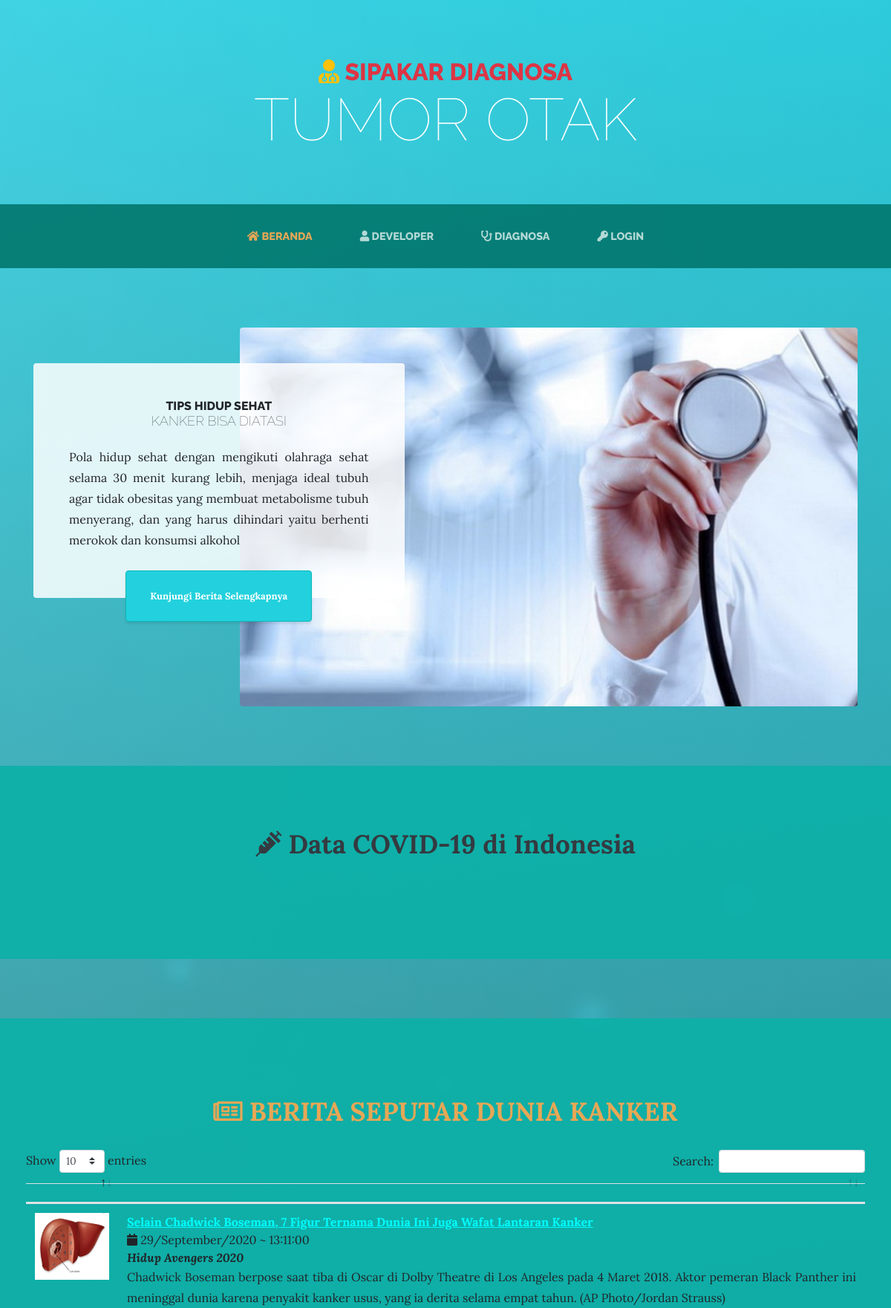
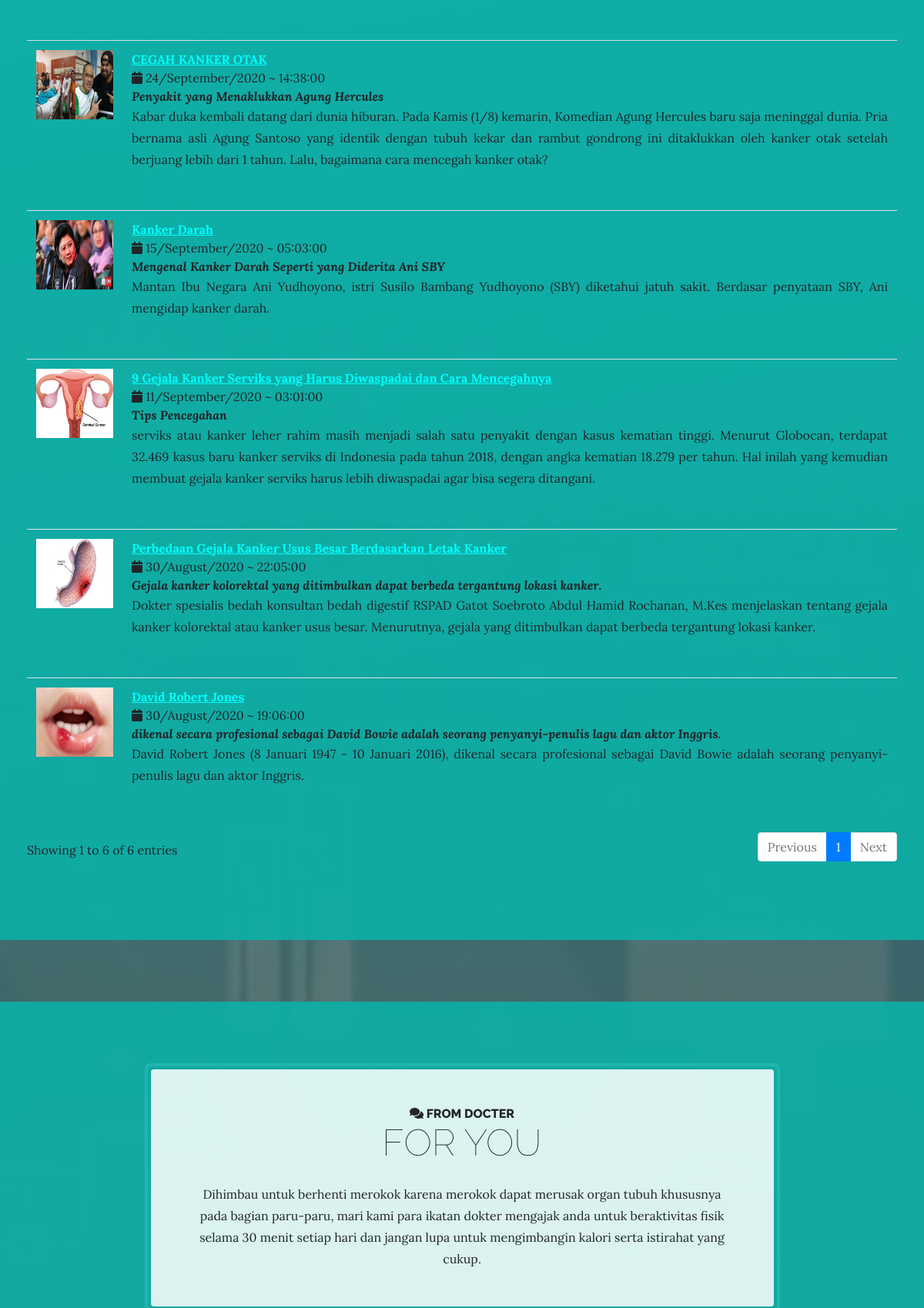
The page / (upper part) on the database its author committed (2 pictures, top to bottom).
### tables this page shows
CREATE TABLE `berita` (
  `id` int(11) NOT NULL,
  `judulberita` varchar(300) NOT NULL,
  `subjudul` varchar(255) NOT NULL,
  `sekilas` varchar(2000) NOT NULL,
  `isiberita` varchar(6000) NOT NULL,
  `foto` varchar(255) NOT NULL,
  `tanggal` date NOT NULL,
  `waktu` time NOT NULL
);

### application/views/template_dashboard_utama/wrapper.php (called while the page is built, shortened)
<?php
    require_once('head.php');
    require_once('header.php');
    require_once('content.php');
    require_once('js.php');
?>

### application/controllers/Welcome.php (called while the page is built, shortened)
<?php
class Welcome extends CI_Controller
{
	public function __construct()
	{
		$this->load->model('model_berita/namaBerita', 'berita');
		$this->load->library('session');
		$this->load->library('upload');
		$this->load->library('pagination');
		$this->load->helper('url');
	}
	public function index()
	{
		$url = "https://api.kawalcorona.com/indonesia";
		$get_url = file_get_contents($url);
		$dataku = json_decode($get_url, true);
		$data = array(
			'title'	=> '',
			'datalist' => $dataku,
			'content' => 'utama/dashboard_utama/list'
		);
		$this->load->view('template_dashboard_utama/wrapper', $data, FALSE);
	}
}

### index.php (called while the page is built, shortened)
<?php
require_once BASEPATH.'core/CodeIgniter.php';

### application/views/template_dashboard_utama/content.php (called while the page is built)
<?php
if($content) {
$this->load->view($content);
}
?>

### application/models/model_berita/namaBerita.php (called while the page is built, shortened)
<?php
class Namaberita extends CI_Model{
    public function list()
	{
		$this->db->select('*');
		$this->db->from('berita');
		$this->db->order_by('tanggal', 'DESC');
		$query = $this->db->get();
        return $query;
	}
}
?>

### application/views/utama/dashboard_utama/list.php (the view, shortened to what this page needs)
<section class="page-section clearfix">
  <div class="container">
    <div class="intro">
      <img class="intro-img img-fluid mb-3 mb-lg-0 rounded" src="<?php echo base_url() ?>assets/img/dokter.jpg" alt="">
      <div class="intro-text left-0 text-center bg-faded p-5 rounded">
        <h2 class="section-heading mb-4">
          <span class="section-heading-upper">Tips Hidup Sehat</span>
          <span class="section-heading-lower" style="font-size: 18px;">Kanker Bisa Diatasi</span>
        </h2>
        <p class="mb-3" style="text-align: justify;">Pola hidup sehat dengan mengikuti olahraga sehat selama 30 menit kurang lebih, menjaga ideal tubuh agar tidak obesitas yang membuat metabolisme tubuh menyerang, dan yang harus dihindari yaitu berhenti merokok dan konsumsi alkohol</p>
        <div class="intro-button mx-auto">
          <a class="btn btn-primary btn-xl" href="#">Kunjungi Berita Selengkapnya</a>
        </div>
      </div>
    </div>
  </div>
</section>
<section class="page-section cta">
  <div class="container">
    <center><span class="site-heading-lower text-dark" style="font-size: 35px;"><b><i class="fas fa-syringe"></i> Data COVID-19 di Indonesia</b></span></center> <br><br>
</section>
<section class="page-section cta">
  <div id="content-wrapper">
    <div class="container-fluid">
      <div class="card-body">
        <center><span class="site-heading-lower text-primary" style="font-size: 35px;"><b><i class="far fa-newspaper"></i> BERITA SEPUTAR DUNIA KANKER</b></span></center> <br>
        <table class="table" id="dataTable" width="100%" cellspacing="0">
          <thead>
            <tr>
              <th></th>
              <th></th>
            </tr>
          </thead>
          <tbody>
            <?php
            $cek_query = $this->berita->list();
            foreach ($cek_query->result_array() as $row) {
            ?>
              <tr>
                <td><img style="width: 100px; height: 90px" src="<?php echo base_url() . 'assets/images/' . $row['foto']; ?>">
                <td><a href="<?php echo base_url('welcome/lihat?id=') . $row['id']; ?>"><b style="font-size: 16px; color: #00FFFF"><u><?php echo $row['judulberita']; ?></b></u></a><br><i class="fa fa-calendar" aria-hidden="true"></i>
                  <?php echo date("d/F/Y", strtotime($row['tanggal'])) ?> ~
                  <?php echo date("H:i:s", strtotime($row['waktu'])) ?> <br>
                  <i><b><?php echo $row['subjudul']; ?></i></b><br>
                  <p style="text-align: justify;"><?php echo $row['sekilas']; ?></p> <br>
                </td>
              </tr>
            <?php } ?>
          </tbody>
        </table>
      </div>
    </div>
</section>
<section class="page-section cta">
  <div class="container">
    <div class="row">
      <div class="col-xl-9 mx-auto">
        <div class="cta-inner text-center rounded">
          <h2 class="section-heading mb-4">
            <span class="section-heading-upper"><i class="fa fa-comments" aria-hidden="true"></i>
              FROM DOCTER</span>
            <span class="section-heading-lower">FOR YOU</span>
          </h2>
          <p class="mb-0">Dihimbau untuk berhenti merokok karena merokok dapat merusak organ tubuh khususnya pada bagian paru-paru, mari kami para ikatan dokter mengajak anda untuk beraktivitas fisik selama 30 menit setiap hari dan jangan lupa untuk mengimbangin kalori serta istirahat yang cukup.</p>
        </div>
      </div>
    </div>
  </div>
</section>

### application/views/template_dashboard_utama/head.php (shortened to what this page needs)
<!DOCTYPE html>
<html lang="en">
<head>
  <link href="<?php echo base_url() ?>assets/vendor/bootstrap/css/bootstrap.min.css" rel="stylesheet">
  <link href="<?php echo base_url() ?>assets/vendor/fontawesome-free/css/all.min.css" rel="stylesheet" type="text/css">
  <link href="<?php echo base_url() ?>assets/vendor/datatables/dataTables.bootstrap4.css" rel="stylesheet">
  <link href="<?php echo base_url() ?>assets/vendor/datatables/dataTables.bootstrap4.css" rel="stylesheet">
  <link href="<?php echo base_url() ?>assets/css/business-casual.min.css" rel="stylesheet">
</head>

### application/views/template_dashboard_utama/header.php (shortened to what this page needs)
<body>
  <h1 class="site-heading text-center text-white d-none d-lg-block">
    <span class="site-heading-upper text-danger mb-3"><i class="fa fa-user-md text-warning" aria-hidden="true"></i> SIPAKAR DIAGNOSA </span>
    <span class="site-heading-lower">TUMOR OTAK</span>
  </h1>
  <nav class="navbar navbar-expand-lg navbar-dark py-lg-4" id="mainNav">
    <div class="container">
      <div class="collapse navbar-collapse" id="navbarResponsive">
        <ul class="navbar-nav mx-auto">
          <li class="nav-item active px-lg-4">
            <a class="nav-link text-uppercase text-expanded" href="<?php echo base_url() ?>welcome/index"><i class="fa fa-home" aria-hidden="true"></i> Beranda
            </a>
          </li>
          <li class="nav-item px-lg-4">
            <a class="nav-link text-uppercase text-expanded" href="<?php echo base_url() ?>tentang/index"><i class="fa fa-user" aria-hidden="true"></i> Developer</a>
          </li>
          <li class="nav-item px-lg-4">
            <a class="nav-link text-uppercase text-expanded" href="<?php echo base_url() ?>user/diagnosa"><i class="fa fa-stethoscope" aria-hidden="true"></i> Diagnosa</a>
          </li>
          <li class="nav-item px-lg-4">
            <a class="nav-link text-uppercase text-expanded" href="<?php echo base_url() ?>login/login"><i class="fa fa-key" aria-hidden="true"></i> Login</a>
          </li>
        </ul>
      </div>
    </div>
  </nav>

### application/views/template_dashboard_utama/js.php (shortened to what this page needs)
</body>
</html>

### rows shown on the page
berita: foto (picture), judulberita "Selain Chadwick Boseman, 7 Figur Ternama Dunia Ini Juga Wafat Lantaran Kanker", tanggal "29/September/2020", waktu "13:11:00", subjudul "Hidup Avengers 2020", sekilas "Chadwick Boseman berpose saat tiba di Oscar di Dolby Theatre di Los Angeles pada 4 Maret 2018. Aktor pemeran Black Panther ini meninggal dunia karena penyakit kanker usus, yang ia derita selama empat tahun. (AP Photo/Jordan Strauss)"
berita: foto (picture), judulberita "CEGAH KANKER OTAK", tanggal "24/September/2020", waktu "14:38:00", subjudul "Penyakit yang Menaklukkan Agung Hercules", sekilas "Kabar duka kembali datang dari dunia hiburan. Pada Kamis (1/8) kemarin, Komedian Agung Hercules baru saja meninggal dunia. Pria bernama asli Agung Santoso yang identik dengan tubuh kekar dan rambut gondrong ini ditaklukkan oleh kanker otak setelah berjuang lebih dari 1 tahun. Lalu, bagaimana cara mencegah kanker otak?"
berita: foto (picture), judulberita "Kanker Darah", tanggal "15/September/2020", waktu "05:03:00", subjudul "Mengenal Kanker Darah Seperti yang Diderita Ani SBY", sekilas "Mantan Ibu Negara Ani Yudhoyono, istri Susilo Bambang Yudhoyono (SBY) diketahui jatuh sakit. Berdasar penyataan SBY, Ani mengidap kanker darah."
berita: foto (picture), judulberita "9 Gejala Kanker Serviks yang Harus Diwaspadai dan Cara Mencegahnya", tanggal "11/September/2020", waktu "03:01:00", subjudul "Tips Pencegahan", sekilas "serviks atau kanker leher rahim masih menjadi salah satu penyakit dengan kasus kematian tinggi. Menurut Globocan, terdapat 32.469 kasus baru kanker serviks di Indonesia pada tahun 2018, dengan angka kematian 18.279 per tahun. Hal inilah yang kemudian membuat gejala kanker serviks harus lebih diwaspadai agar bisa segera ditangani."
berita: foto (picture), judulberita "Perbedaan Gejala Kanker Usus Besar Berdasarkan Letak Kanker", tanggal "30/August/2020", waktu "22:05:00", subjudul "Gejala kanker kolorektal yang ditimbulkan dapat berbeda tergantung lokasi kanker.", sekilas "Dokter spesialis bedah konsultan bedah digestif RSPAD Gatot Soebroto Abdul Hamid Rochanan, M.Kes menjelaskan tentang gejala kanker kolorektal atau kanker usus besar. Menurutnya, gejala yang ditimbulkan dapat berbeda tergantung lokasi kanker."
berita: foto (picture), judulberita "David Robert Jones", tanggal "30/August/2020", waktu "19:06:00", subjudul "dikenal secara profesional sebagai David Bowie adalah seorang penyanyi-penulis lagu dan aktor Inggris.", sekilas "David Robert Jones (8 Januari 1947 - 10 Januari 2016), dikenal secara profesional sebagai David Bowie adalah seorang penyanyi-penulis lagu dan aktor Inggris."
